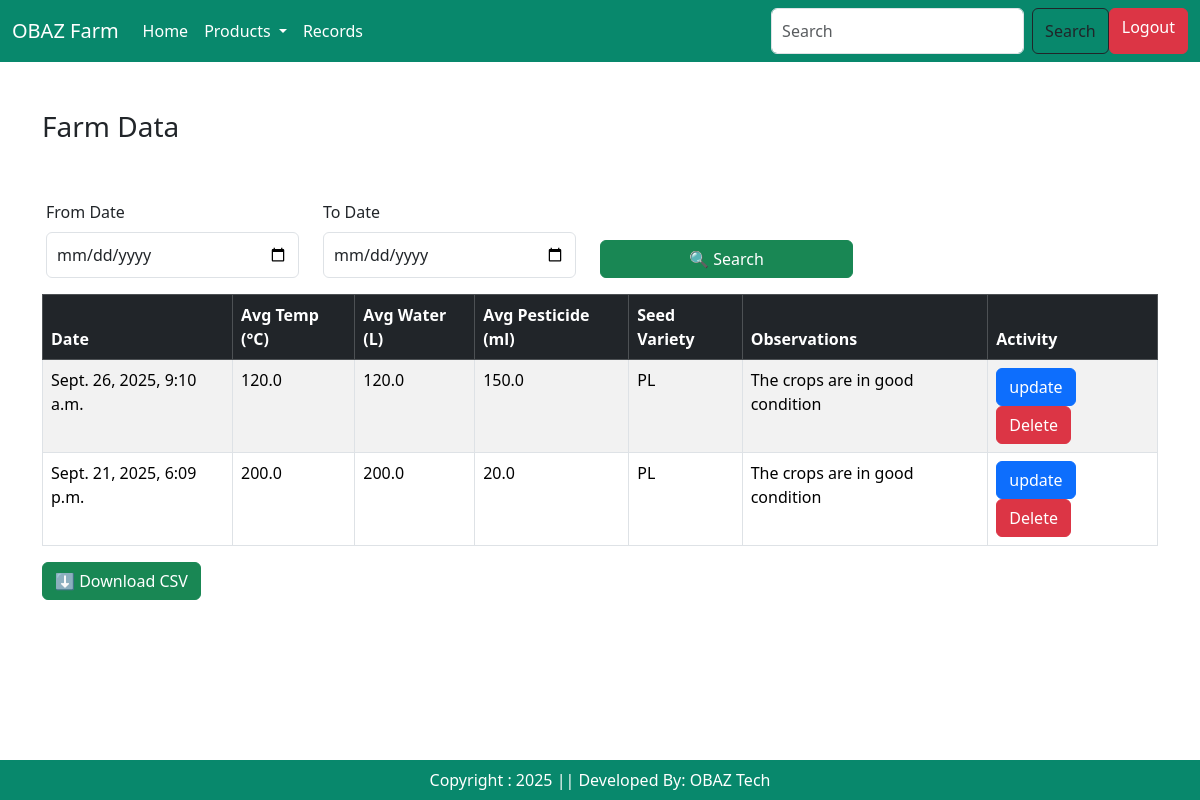
/viewrecords/, run on an earlier commit of the app's database.
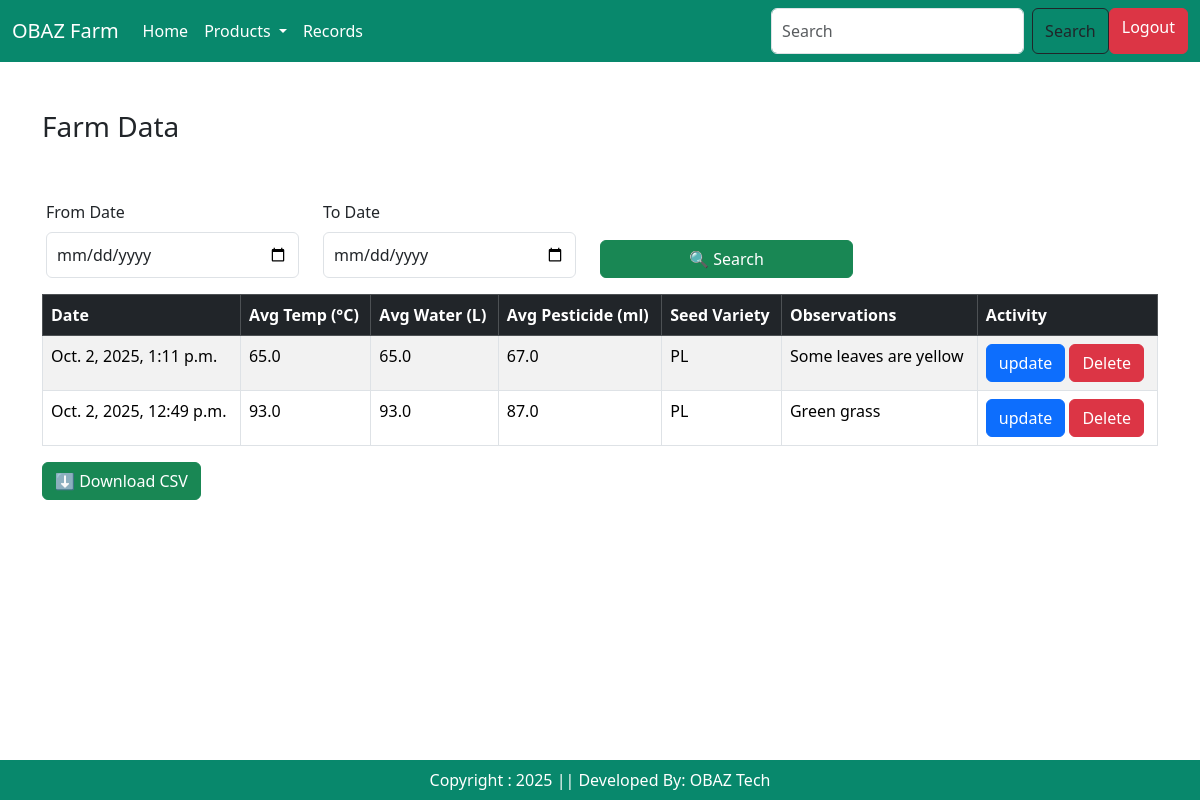
And on a later commit of the database.
### app/models.py (models this page shows, shortened)
class Farminputs(models.Model):
    avg_temp = models.FloatField()
    avg_water = models.FloatField()
    avg_pesticide = models.FloatField()
    pesticide_name = models.CharField(choices = pesticide_choices, max_length = 2)
    fertilizer_name = models.CharField(choices = fertilizer_choices, max_length = 7)
    avg_fertilizer = models.FloatField() # in kilograms per hectare(kg/ha)
    seed_variety = models.CharField(choices = seed_choices, max_length = 2)
    daily_observation = models.TextField( default = '')
    created_at = models.DateTimeField(auto_now_add=True)
    class Meta:
        verbose_name = "Farminputs"
        verbose_name_plural = "Farminputs"  # Prevents Django from adding "s"

### app/views.py (the view)
# urls.py: path('viewrecords/', views.records, name = "viewrecords"),
def records(request):
    recordz = Farminputs.objects.all().order_by('-created_at')
    context = {
        'recordz':recordz,
    }
    return render(request,"records.html", context)

### app/templates/records.html (shortened to what this page needs)
{% extends 'base.html' %}
{% load static %}
{% block main-content %}
<body>
<div class="container mt-5">
<div class="container">
<h3 class="mb-3">Farm Data</h3>
<div class = "row">
  <div class="row mt-4 p-3">
    <div class="col-md-3">
      <label for="fromDate" class="form-label">From Date</label>
      <input type="date" id="fromDate" class="form-control">
    </div>
    <div class="col-md-3">
      <label for="toDate" class="form-label">To Date</label>
      <input type="date" id="toDate" class="form-control">
    </div>
    <div class="col-md-3 d-flex align-items-end">
      <button class="btn btn-success w-100" onclick="filterByDate()">🔍 Search</button>
    </div>
  </div>
  <div class="table-responsive">
    <table class="table table-bordered table-striped table-hover" id="farmTable">
      <thead class="table-dark">
        <tr>
          <th>Date</th>
          <th>Avg Temp (°C)</th>
          <th>Avg Water (L)</th>
          <th>Avg Pesticide (ml)</th>
          <th>Seed Variety</th>
          <th>Observations </th>
            <th>Activity</th>
        </tr>
      </thead>
      <tbody>
      {% for item in recordz %}
        <tr>
          <td>{{ item.created_at }}</td>
          <td>{{ item.avg_water}}</td>
          <td>{{item.avg_water}}</td>
          <td>{{item.avg_pesticide}}</td>
          <td>{{ item.seed_variety}}</td>
          <td>{{item.daily_observation }}</td>
          <td><a type="button" class="btn btn-primary">update</a>
          <a  class="btn btn-danger"  href = "{% url 'farmrecordsdelete' item.id %}" >Delete</a></td>
        </tr>
  {% endfor %}
      </tbody>
    </table>
  </div>
  <div class="mb-3">
    <button class="btn btn-success" onclick="downloadTable()">⬇ Download CSV</button>
  </div>
 </div>
  </div>
</div>
<br/><br/>
{% endblock main-content %}

### app/templates/base.html (shortened to what this page needs)
<!DOCTYPE html>
{% load static %}
<html lang="en">
<head>
    <link href = "https://cdn.jsdelivr.net/npm/bootstrap@5.3.3/dist/css/bootstrap.min.css" rel = "stylesheet"
    />
    <link href="https://cdn.jsdelivr.net/npm/bootstrap-icons/font/bootstrap-icons.css" rel="stylesheet"/>
    <link rel = "stylesheet" href = "{% static '/css/owl.carousel.min.css' %}" />
    <link rel = "stylesheet" href = "{% static '/css/all.min.css' %}" />
     <link rel = "stylesheet" href = "{% static '/css/style.css' %}" />
</head>
<body>
<div class = "row">
  <div class = "col-sm-12">
<nav class="navbar navbar-expand-lg" >
  <div class="container-fluid">
    <a class="navbar-brand text-white" href="#">OBAZ Farm</a>
    <div class="collapse navbar-collapse" id="navbarNavDropdown">
      <ul class="navbar-nav me-auto mb-2 mb-lg-0">
        <li class="nav-item">
          <a class="nav-link active" aria-current="page" href="#">Home</a>
        </li>
        <li class="nav-item dropdown">
          <a class="nav-link dropdown-toggle" href="#" role="button" data-bs-toggle="dropdown" aria-expanded="false">
            Products
          </a>
        </li>
           <li class="nav-item">
          <a class="nav-link active" aria-current="page" href="{% url 'viewrecords' %}">Records</a>
        </li>
      </ul>
      <form class="d-flex" role="search">
        <input class="form-control me-2" type="search" placeholder="Search" aria-label="Search">
        <button class="btn btn-outline-dark" type="submit">Search</button>
        <a href="logout.php" class="btn btn-danger">Logout</a>
      </form>
    </div>
  </div>
</nav>
</div>
{% block main-content %}{% endblock main-content %}
<footer class = "container-fluid fixed-bottom text-white text-center p-2 mt-5">
Copyright : 2025 || Developed By: OBAZ Tech
</footer>
</body>
</html>

### app/static/css/style.css (style rules this page uses)
.navbar { background-color: rgb(8, 136, 108) !important; }
.nav-link { color: white !important; }
footer { background-color: rgb(8, 136, 108) !important; }
.form-control { padding: 10px !important; }

What changed in the data, as far as the page shows it:
removed Farminputs: created_at "Sept. 26, 2025, 9:10 a.m.", avg_water "120.0", avg_pesticide "150.0", seed_variety "PL", daily_observation "The crops are in good condition"
removed Farminputs: created_at "Sept. 21, 2025, 6:09 p.m.", avg_water "200.0", avg_pesticide "20.0", seed_variety "PL", daily_observation "The crops are in good condition"
added Farminputs: created_at "Oct. 2, 2025, 1:11 p.m.", avg_water "65.0", avg_pesticide "67.0", seed_variety "PL", daily_observation "Some leaves are yellow"
added Farminputs: created_at "Oct. 2, 2025, 12:49 p.m.", avg_water "93.0", avg_pesticide "87.0", seed_variety "PL", daily_observation "Green grass"
